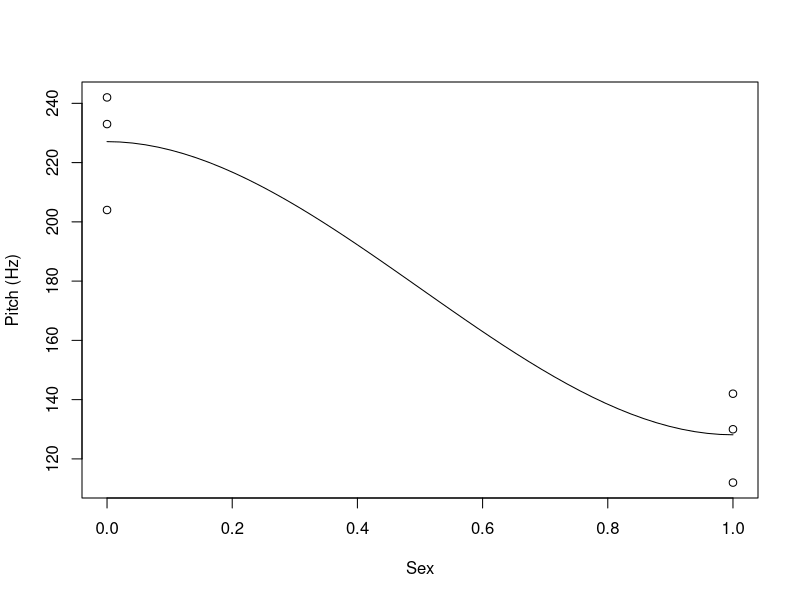
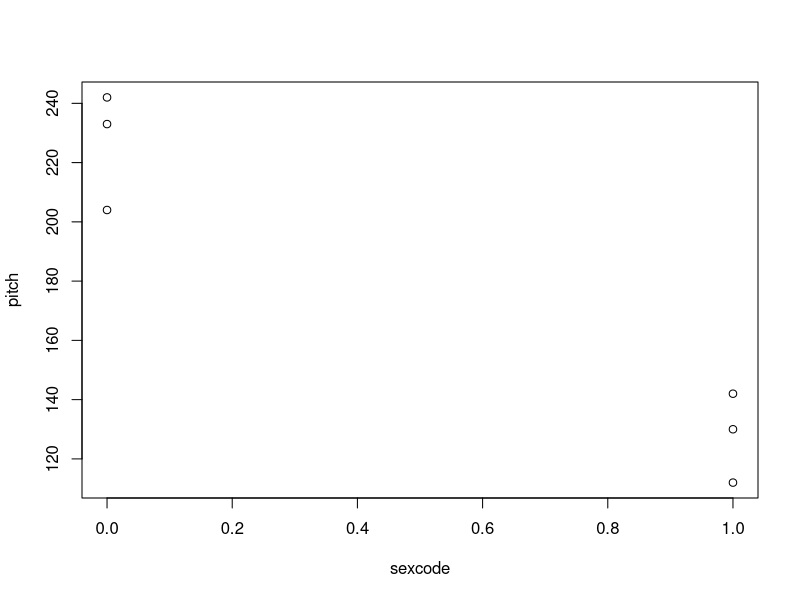
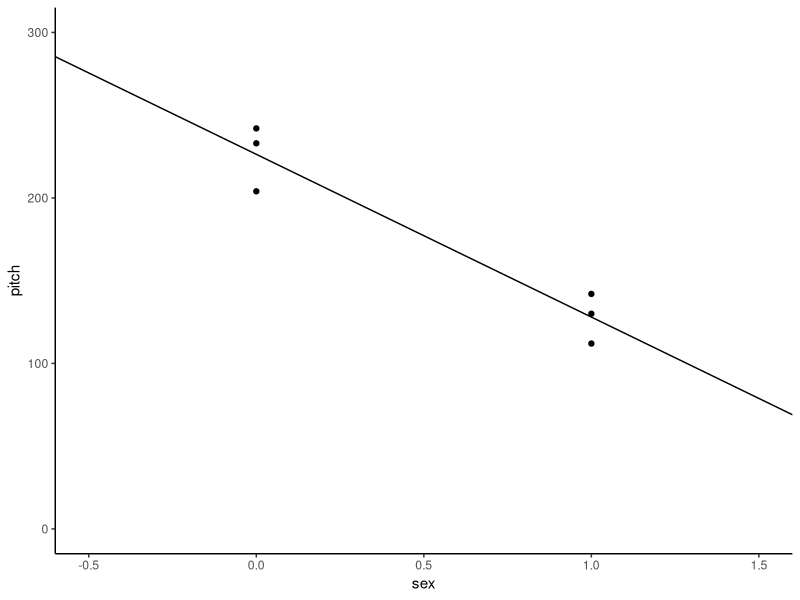
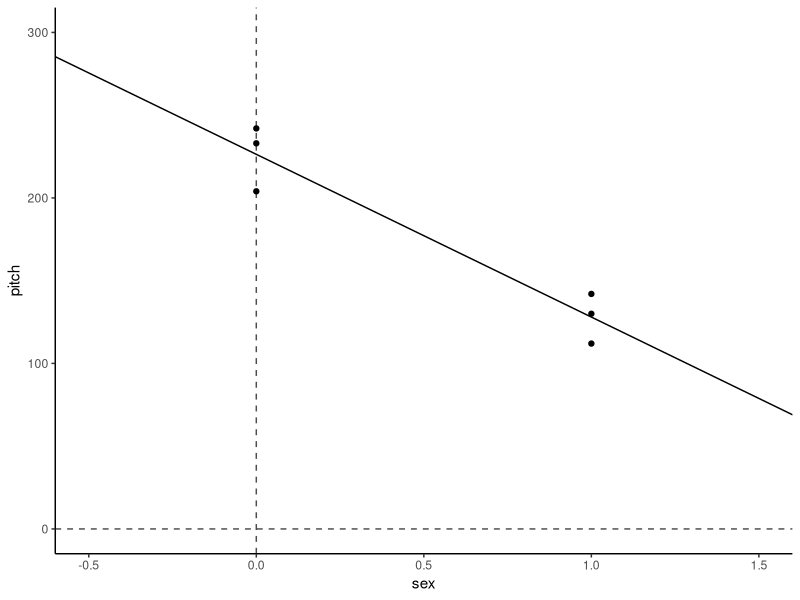
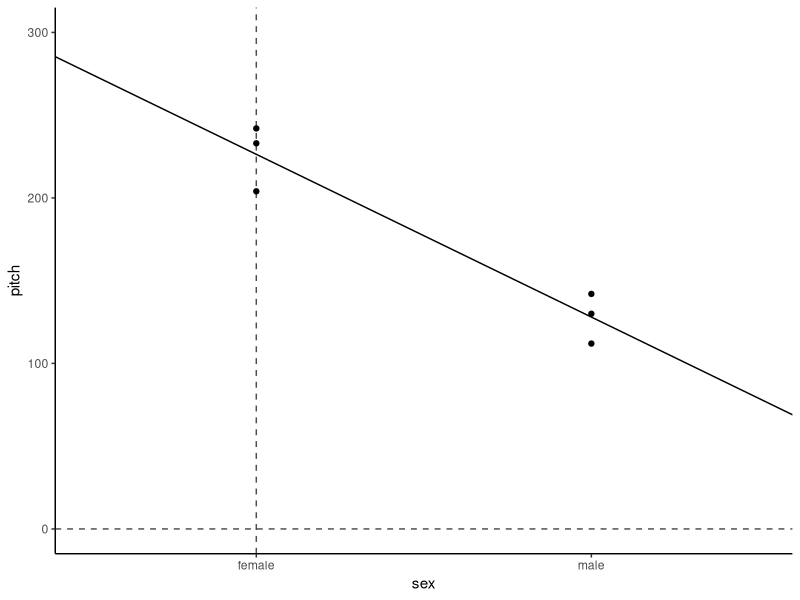
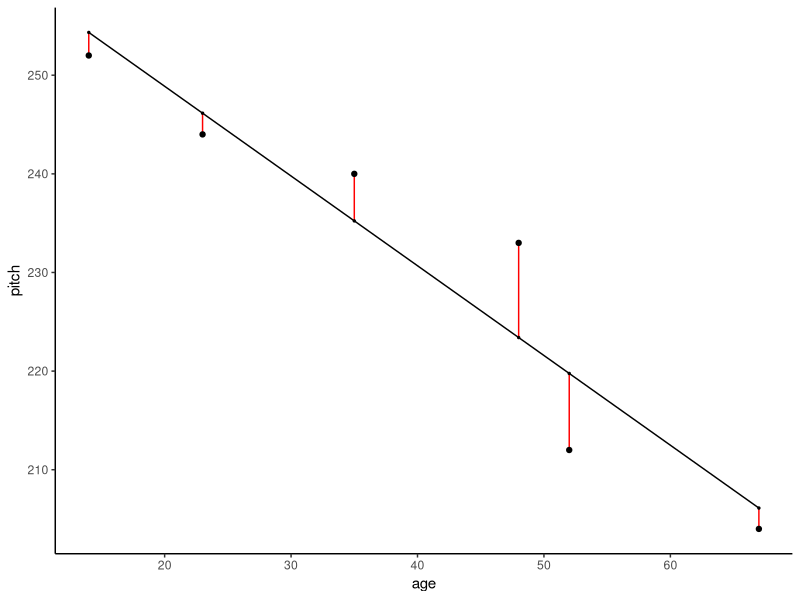
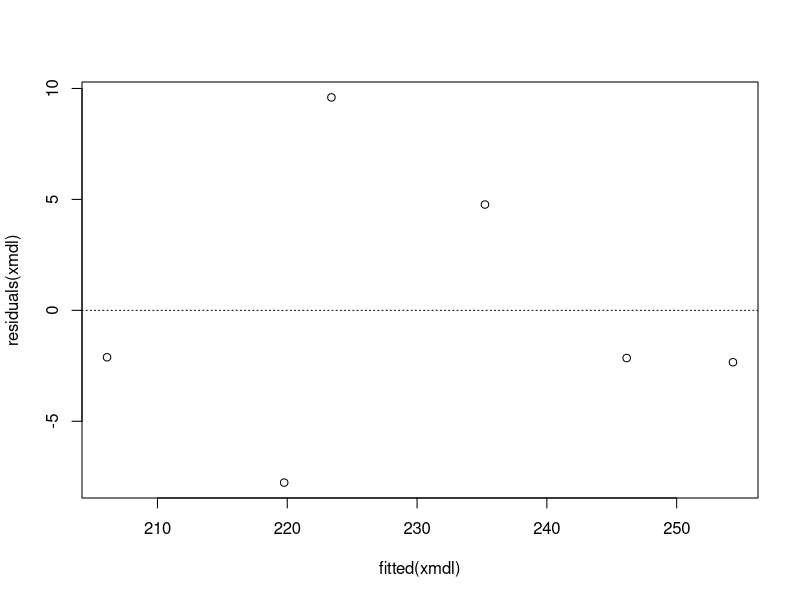
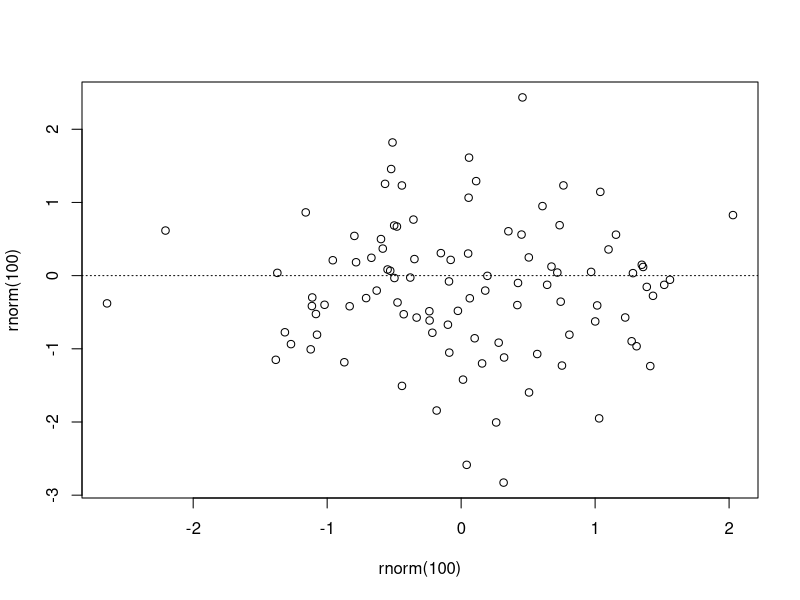

Source code (R) for these figures, in order:
## ---- chunk 1
rm(list = ls()); par(mfrow = c(1,1))
require(tidyverse)
require(stats)
## ---- chunk 2
df <- data.frame(cbind(cbind(seq(1,6,1), #cbind (column bind) a seq() (sequence) from 1 to 6 by 1
            sort(rep(c("female","male"),3)), #Next column: male and female sorted for 3 of each (see ?rep, ?sort)
            c(233,204,242,130,112,142)))); colnames(df) <- c("Subject","Sex", "Voice.Pitch") #pitches (number)
            #in Hz, also see the ; use for R and ?colnames
## ---- chunk 3
pitch = c(233,204,242,130,112,142) #You can use the "=" assignment operator, but it's not R-like
sex = c(rep("female",3),rep("male",3))

my.df = data.frame(sex,pitch) #data.frame makes the vector names column names
my.df
## ---- chunk 4
xmdl <-  lm(pitch ~ sex, my.df)   #The arguments are:
# lm(formula = DV by IV,data = my.df)

summary(xmdl)

# Multiple R-squared:  0.921,	Adjusted R-squared:  0.9012 

## ---- chunk 5

newdf <- df %>%
  select(Sex,Voice.Pitch) %>%
  mutate(Voice.Pitch = as.numeric(as.character(Voice.Pitch)))

#Set up your lm (linear model) object
my.lm <- lm(formula = Voice.Pitch ~ Sex, data = newdf)

summary(my.lm)


## ---- chunk 6

mean(my.df[my.df$sex=="female",]$pitch)
mean(my.df[my.df$sex=="male",]$pitch)
## ---- chunk 7
my.df$sexcode <- c(rep(0,3),rep(1,3))

scatter.smooth(x = my.df$sexcode, y = my.df$pitch, ylab = "Pitch (Hz)", xlab = "Sex",)

plot(pitch~sexcode, my.df)
## ---- chunk 8
coef(xmdl)

sapply(X = my.df, class)

require(forcats)
my.df %>%
  mutate(sex = fct_recode(sex, "0" = "female", "1" = "male")) %>%
  mutate(sex = as.numeric(as.character(sex))) %>%
  ggplot(aes(x= sex,y=pitch)) +
  geom_point() +
  geom_abline(intercept = coef(xmdl)[1],slope = coef(xmdl)[2]) +
  theme_classic() + coord_cartesian(xlim = c(-.5,1.5), ylim = c(0,300))
## ---- chunk 9
my.df %>%
  mutate(sex = fct_recode(sex, "0" = "female", "1" = "male")) %>%
  mutate(sex = as.numeric(as.character(sex))) %>%
  ggplot(aes(x= sex,y=pitch)) +
  geom_point() +
  geom_abline(intercept = coef(xmdl)[1],slope = coef(xmdl)[2]) +
  theme_classic() + coord_cartesian(xlim = c(-.5,1.5), ylim = c(0,300)) +
  geom_vline(aes(xintercept = 0), linetype = 2, alpha = .7) + 
  geom_hline(aes(yintercept = 0), linetype = 2, alpha = .7)

## ---- chunk 10

my.df %>%
  mutate(sex = fct_recode(sex, "0" = "female", "1" = "male")) %>%
  mutate(sex = as.numeric(as.character(sex))) %>%
  ggplot(aes(x= sex,y=pitch)) +
  geom_point() +
  geom_abline(intercept = coef(xmdl)[1],slope = coef(xmdl)[2]) +
  theme_classic() + coord_cartesian(xlim = c(-.5,1.5), ylim = c(0,300)) +
  geom_vline(aes(xintercept = 0), linetype = 2, alpha = .7) + 
  geom_hline(aes(yintercept = 0), linetype = 2, alpha = .7) + 
  scale_x_continuous(breaks = c(0,1),labels = c("female","male"))
## ---- chunk 11

age = c(14,23,35,48,52,67)
pitch = c(252,244,240,233,212,204)
my.df = data.frame(age,pitch)
xmdl = lm(pitch ~ age, my.df)
summary(xmdl)
## ---- chunk 12
my.df$age.c = my.df$age - mean(my.df$age)
xmdl = lm(pitch ~ age.c, my.df)
summary(xmdl)
## ---- chunk 13

ggplot(data = my.df, aes(x = age, y = pitch)) +
  geom_smooth(method = "lm", size = .5, se = F, color = "black") +
  geom_errorbar(aes(ymin = pitch, 
                    ymax = pitch - resid(xmdl)), width = 0, color = "red") +
  geom_point() + 
  geom_point(aes(y = pitch - resid(xmdl)),size = .5) +
  theme_classic()

resid(xmdl)

plot(x = fitted(xmdl),y = residuals(xmdl))
abline(a = 0, b = 0, lty = 3)
## ---- chunk 14
plot(rnorm(100),rnorm(100))
abline(a = 0, b = 0, lty = 3)
## ---- chunk 15
hist(residuals(xmdl), breaks = 6)

qqnorm(residuals(xmdl))
# Seen above with...
plot(xmdl)
## ---- chunk 16

dfbeta(xmdl)
# (Intercept)       age.c
# 1  -0.8002664  0.06437573
# 2  -0.5220150  0.02736278
# 3   0.9678744 -0.01456709
# 4   2.0026352  0.05092767
# 5  -1.7103247 -0.06479736
# 6  -0.7828787 -0.06622744

